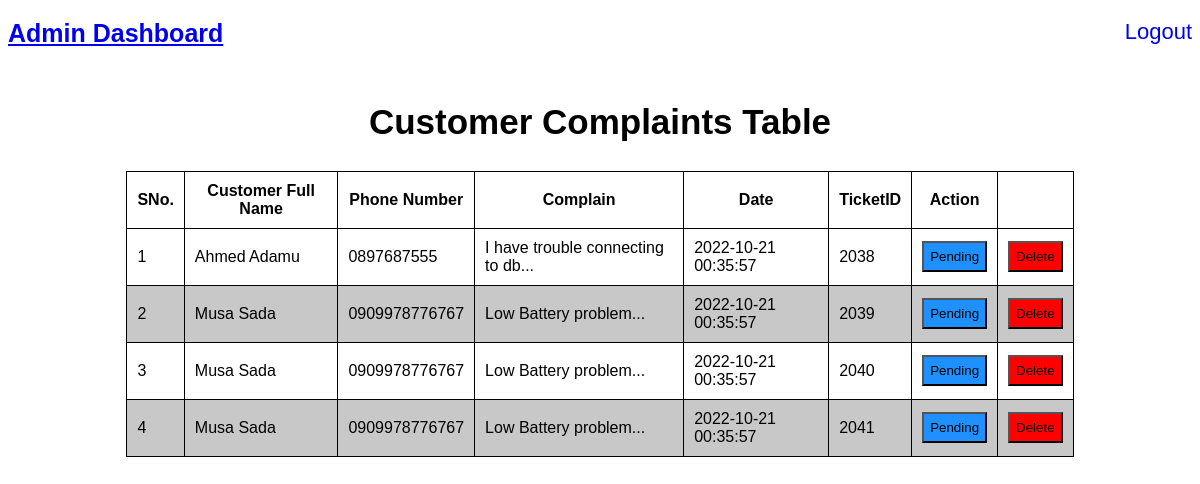
The page /admin_dashboard.php on the database its author committed.
### tables this page shows
CREATE TABLE `complains` (
  `id` int(11) NOT NULL,
  `fname` varchar(50) NOT NULL,
  `phone` varchar(50) NOT NULL,
  `complain` varchar(250) NOT NULL,
  `time` date NOT NULL,
  `ticket` varchar(20) NOT NULL
);

### admin_dashboard.php (the view, shortened to what this page needs)
<!DOCTYPE html>
<html lang="en">
<head>
</head>
<body>
    <?php include("process.php");   ?>
    <div class="container">
    <h3><a href="#" id="admin">Admin Dashboard</a></h3>
    <a href="index.php" id="logout">Logout</a>
    <br><br><br>
        <h2>Customer Complaints Table</h2>
        <table>
            <thead>
                <tr>
                    <th>SNo.</th>
                    <th>Customer Full Name</th>
                    <th>Phone Number</th>
                    <th>Complain</th>
                    <th>Date</th>
                    <th>TicketID</th>
                    <th>Action</th>
                </tr>
            </thead>
            <tbody>
                <?php
                $sn = 1;
                $sql = "SELECT * FROM complains";
                $result = mysqli_query($conn, $sql);
                while($row = mysqli_fetch_assoc($result)): ?>
                <tr>
                    <td><?php echo $sn++; ?></td>
                    <td><?php echo $row['fname']; ?></td>
                    <td><?php echo $row['phone']; ?></td>
                    <td><?php echo $row['complain']; ?></td>
                    <td><?php echo date('Y-m-d H:i:s'); ?></td>
                    <td><?php echo ($row['id']+2022); ?></td>
                    <td><button id="<?php echo $row['id'];?>" onclick="this.innerHTML='Resolved';this.style.backgroundColor='green';"  class="status">Pending</button></td>
                    <td><a href="admin_dashboard.php?delete=<?=$row['id']; ?>"><button id="del">Delete</button></a></td>
                </tr>
                <?php  endwhile; ?>
            </tbody>
        </table>
    </div>
</body>
</html>

### admin_dashboard.php (style rules this page uses)
body { font-family: sans-serif; }
table { width: 80%; margin: auto; }
table,th,td { border: 1px solid black; border-collapse: collapse; padding: 10px; }
tr:nth-of-type(even) { background-color: rgb(200,200,200); }
h2 { text-align:center; font-size: 35px; }
button { padding: 6px; }
.status { background-color: dodgerblue; }
#del { background-color: red; }
#logout { position: relative; float: right; font-size: 22px; text-decoration: none; }
#admin { float:left; font-size:25px; }

### rows shown on the page
complains: fname "Ahmed Adamu", phone "0897687555", complain "I have trouble connecting to db...", $row['id']+2022 "2038"
complains: fname "Musa Sada", phone "0909978776767", complain "Low Battery problem...", $row['id']+2022 "2039"
complains: fname "Musa Sada", phone "0909978776767", complain "Low Battery problem...", $row['id']+2022 "2040"
complains: fname "Musa Sada", phone "0909978776767", complain "Low Battery problem...", $row['id']+2022 "2041"
